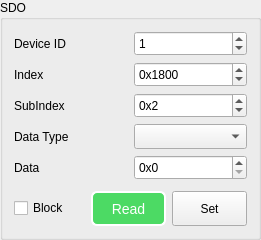
       <widget class="QGroupBox" name="groupBox_7">
        <property name="sizePolicy">
         <sizepolicy hsizetype="Minimum" vsizetype="Preferred">
          <horstretch>0</horstretch>
          <verstretch>0</verstretch>
         </sizepolicy>
        </property>
        <property name="minimumSize">
         <size>
          <width>0</width>
          <height>220</height>
         </size>
        </property>
        <property name="maximumSize">
         <size>
          <width>261</width>
          <height>16777215</height>
         </size>
        </property>
        <property name="title">
         <string>SDO</string>
        </property>
        <layout class="QGridLayout" name="gridLayout_14">
         <item row="0" column="0">
          <layout class="QGridLayout" name="gridLayout_13">
           <item row="0" column="0">
            <widget class="QLabel" name="rawFilterLabel_7">
             <property name="text">
              <string>Device ID</string>
             </property>
            </widget>
           </item>
           <item row="0" column="1">
            <widget class="QSpinBox" name="spinBox_sdoID">
             <property name="minimumSize">
              <size>
               <width>0</width>
               <height>25</height>
              </size>
             </property>
             <property name="maximum">
              <number>127</number>
             </property>
             <property name="value">
              <number>1</number>
             </property>
            </widget>
           </item>
           <item row="1" column="0">
            <widget class="QLabel" name="TextLabel1_2">
             <property name="text">
              <string>Index</string>
             </property>
             <property name="wordWrap">
              <bool>false</bool>
             </property>
            </widget>
           </item>
           <item row="1" column="1">
            <widget class="QSpinBox" name="spinBox_sdoIndex">
             <property name="minimumSize">
              <size>
               <width>0</width>
               <height>25</height>
              </size>
             </property>
             <property name="prefix">
              <string>0x</string>
             </property>
             <property name="maximum">
              <number>999999</number>
             </property>
             <property name="value">
              <number>6144</number>
             </property>
             <property name="displayIntegerBase">
              <number>16</number>
             </property>
            </widget>
           </item>
           <item row="2" column="0">
            <widget class="QLabel" name="TextLabel2">
             <property name="text">
              <string>SubIndex</string>
             </property>
             <property name="wordWrap">
              <bool>false</bool>
             </property>
            </widget>
           </item>
           <item row="2" column="1">
            <widget class="QSpinBox" name="spinBox_sdoSubIndex">
             <property name="minimumSize">
              <size>
               <width>0</width>
               <height>25</height>
              </size>
             </property>
             <property name="prefix">
              <string>0x</string>
             </property>
             <property name="maximum">
              <number>256</number>
             </property>
             <property name="value">
              <number>2</number>
             </property>
             <property name="displayIntegerBase">
              <number>16</number>
             </property>
            </widget>
           </item>
           <item row="3" column="0">
            <widget class="QLabel" name="TextLabel2_2">
             <property name="text">
              <string>Data Type</string>
             </property>
             <property name="wordWrap">
              <bool>false</bool>
             </property>
            </widget>
           </item>
           <item row="3" column="1">
            <widget class="QComboBox" name="comboBox_sdoDatatype">
             <property name="minimumSize">
              <size>
               <width>0</width>
               <height>25</height>
              </size>
             </property>
             <property name="maximumSize">
              <size>
               <width>16777215</width>
               <height>25</height>
              </size>
             </property>
            </widget>
           </item>
           <item row="4" column="0">
            <widget class="QLabel" name="TextLabel2_3">
             <property name="text">
              <string>Data</string>
             </property>
             <property name="wordWrap">
              <bool>false</bool>
             </property>
            </widget>
           </item>
           <item row="4" column="1">
            <widget class="QSpinBox" name="spinBox_sdoData">
             <property name="minimumSize">
              <size>
               <width>0</width>
               <height>25</height>
              </size>
             </property>
             <property name="prefix">
              <string>0x</string>
             </property>
             <property name="maximum">
              <number>99999999</number>
             </property>
             <property name="value">
              <number>0</number>
             </property>
             <property name="displayIntegerBase">
              <number>16</number>
             </property>
            </widget>
           </item>
          </layout>
         </item>
         <item row="1" column="0">
          <spacer name="verticalSpacer_5">
           <property name="orientation">
            <enum>Qt::Vertical</enum>
           </property>
           <property name="sizeHint" stdset="0">
            <size>
             <width>20</width>
             <height>5</height>
            </size>
           </property>
          </spacer>
         </item>
         <item row="2" column="0">
          <layout class="QHBoxLayout" name="horizontalLayout_7">
           <item>
            <widget class="QCheckBox" name="checkBox_block">
             <property name="maximumSize">
              <size>
               <width>16777215</width>
               <height>30</height>
              </size>
             </property>
             <property name="text">
              <string>Block</string>
             </property>
            </widget>
           </item>
           <item>
            <spacer name="horizontalSpacer_5">
             <property name="orientation">
              <enum>Qt::Horizontal</enum>
             </property>
             <property name="sizeHint" stdset="0">
              <size>
               <width>54</width>
               <height>20</height>
              </size>
             </property>
            </spacer>
           </item>
           <item>
            <widget class="QPushButton" name="pushButton_sdoRead">
             <property name="sizePolicy">
              <sizepolicy hsizetype="Minimum" vsizetype="Fixed">
               <horstretch>0</horstretch>
               <verstretch>0</verstretch>
              </sizepolicy>
             </property>
             <property name="minimumSize">
              <size>
               <width>75</width>
               <height>35</height>
              </size>
             </property>
             <property name="maximumSize">
              <size>
               <width>16777215</width>
               <height>35</height>
              </size>
             </property>
             <property name="styleSheet">
              <string notr="true">QPushButton{
    background-color: rgb(76, 218, 100);
	border-style: outset;
    border-width: 2px;
	border-radius: 6px;
    color: white;
	font-size: 14px;
}

QPushButton:hover{
    background-color: rgb(110, 230, 120);
}

QPushButton:pressed{
    background-color: rgb(50, 200, 80);
}

QPushButton:disabled{
    background-color: gray;
}</string>
             </property>
             <property name="text">
              <string>Read</string>
             </property>
            </widget>
           </item>
           <item>
            <widget class="QPushButton" name="pushButton_sdoSet">
             <property name="sizePolicy">
              <sizepolicy hsizetype="Minimum" vsizetype="Fixed">
               <horstretch>0</horstretch>
               <verstretch>0</verstretch>
              </sizepolicy>
             </property>
             <property name="minimumSize">
              <size>
               <width>75</width>
               <height>35</height>
              </size>
             </property>
             <property name="maximumSize">
              <size>
               <width>16777215</width>
               <height>35</height>
              </size>
             </property>
             <property name="text">
              <string>Set</string>
             </property>
            </widget>
           </item>
          </layout>
         </item>
        </layout>
       </widget>
